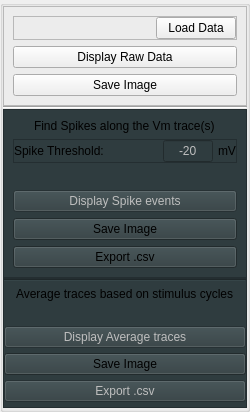
                  <widget class="QGroupBox" name="DataAnalysis_groupBox">
                   <property name="sizePolicy">
                    <sizepolicy hsizetype="Fixed" vsizetype="Preferred">
                     <horstretch>0</horstretch>
                     <verstretch>0</verstretch>
                    </sizepolicy>
                   </property>
                   <property name="minimumSize">
                    <size>
                     <width>250</width>
                     <height>0</height>
                    </size>
                   </property>
                   <property name="maximumSize">
                    <size>
                     <width>250</width>
                     <height>16777215</height>
                    </size>
                   </property>
                   <property name="styleSheet">
                    <string notr="true"/>
                   </property>
                   <layout class="QVBoxLayout" name="verticalLayout_34">
                    <property name="spacing">
                     <number>0</number>
                    </property>
                    <property name="leftMargin">
                     <number>0</number>
                    </property>
                    <property name="topMargin">
                     <number>0</number>
                    </property>
                    <property name="rightMargin">
                     <number>0</number>
                    </property>
                    <property name="bottomMargin">
                     <number>1</number>
                    </property>
                    <item>
                     <widget class="QFrame" name="DataAnalysis_LoadData_frame">
                      <property name="frameShape">
                       <enum>QFrame::StyledPanel</enum>
                      </property>
                      <property name="frameShadow">
                       <enum>QFrame::Raised</enum>
                      </property>
                      <layout class="QVBoxLayout" name="verticalLayout_36">
                       <item>
                        <widget class="QFrame" name="DataAnalysis_LoadData_subframe">
                         <property name="frameShape">
                          <enum>QFrame::StyledPanel</enum>
                         </property>
                         <property name="frameShadow">
                          <enum>QFrame::Raised</enum>
                         </property>
                         <layout class="QHBoxLayout" name="horizontalLayout_62">
                          <property name="spacing">
                           <number>0</number>
                          </property>
                          <property name="leftMargin">
                           <number>0</number>
                          </property>
                          <property name="topMargin">
                           <number>0</number>
                          </property>
                          <property name="rightMargin">
                           <number>0</number>
                          </property>
                          <property name="bottomMargin">
                           <number>0</number>
                          </property>
                          <item>
                           <widget class="QLabel" name="DataAnalysis_LoadData_label">
                            <property name="sizePolicy">
                             <sizepolicy hsizetype="Expanding" vsizetype="Preferred">
                              <horstretch>0</horstretch>
                              <verstretch>0</verstretch>
                             </sizepolicy>
                            </property>
                            <property name="text">
                             <string/>
                            </property>
                            <property name="wordWrap">
                             <bool>true</bool>
                            </property>
                           </widget>
                          </item>
                          <item>
                           <widget class="QPushButton" name="DataAnalysis_LoadData_pushButton">
                            <property name="text">
                             <string>Load Data</string>
                            </property>
                           </widget>
                          </item>
                         </layout>
                        </widget>
                       </item>
                       <item>
                        <widget class="QPushButton" name="DataAnalysis_LoadData_Display_pushButton">
                         <property name="text">
                          <string>Display Raw Data</string>
                         </property>
                        </widget>
                       </item>
                       <item>
                        <widget class="QPushButton" name="DataAnalysis_SaveImage_pushButton">
                         <property name="text">
                          <string>Save Image</string>
                         </property>
                        </widget>
                       </item>
                      </layout>
                     </widget>
                    </item>
                    <item>
                     <widget class="Line" name="DataAnalysis_LoadData_line">
                      <property name="orientation">
                       <enum>Qt::Horizontal</enum>
                      </property>
                     </widget>
                    </item>
                    <item>
                     <widget class="QFrame" name="DataAnalysis_Spike_frame">
                      <property name="styleSheet">
                       <string notr="true">background-color: rgb(47,60,63);
</string>
                      </property>
                      <property name="frameShape">
                       <enum>QFrame::StyledPanel</enum>
                      </property>
                      <property name="frameShadow">
                       <enum>QFrame::Raised</enum>
                      </property>
                      <layout class="QVBoxLayout" name="verticalLayout_41">
                       <item alignment="Qt::AlignHCenter">
                        <widget class="QLabel" name="DataAnalysis_Spike_label">
                         <property name="text">
                          <string>Find Spikes along the Vm trace(s)</string>
                         </property>
                        </widget>
                       </item>
                       <item>
                        <widget class="QFrame" name="DataAnalysis_Spike_subframe">
                         <property name="frameShape">
                          <enum>QFrame::StyledPanel</enum>
                         </property>
                         <property name="frameShadow">
                          <enum>QFrame::Raised</enum>
                         </property>
                         <layout class="QHBoxLayout" name="horizontalLayout_69">
                          <property name="spacing">
                           <number>5</number>
                          </property>
                          <property name="leftMargin">
                           <number>0</number>
                          </property>
                          <property name="topMargin">
                           <number>0</number>
                          </property>
                          <property name="rightMargin">
                           <number>0</number>
                          </property>
                          <property name="bottomMargin">
                           <number>0</number>
                          </property>
                          <item>
                           <widget class="QLabel" name="DataAnalysis_Spike_threshold_label">
                            <property name="sizePolicy">
                             <sizepolicy hsizetype="Expanding" vsizetype="Preferred">
                              <horstretch>0</horstretch>
                              <verstretch>0</verstretch>
                             </sizepolicy>
                            </property>
                            <property name="text">
                             <string>Spike Threshold: </string>
                            </property>
                           </widget>
                          </item>
                          <item alignment="Qt::AlignRight">
                           <widget class="QLineEdit" name="DataAnalysis_Spike_lineEdit">
                            <property name="enabled">
                             <bool>false</bool>
                            </property>
                            <property name="sizePolicy">
                             <sizepolicy hsizetype="Fixed" vsizetype="Fixed">
                              <horstretch>0</horstretch>
                              <verstretch>0</verstretch>
                             </sizepolicy>
                            </property>
                            <property name="minimumSize">
                             <size>
                              <width>50</width>
                              <height>0</height>
                             </size>
                            </property>
                            <property name="maximumSize">
                             <size>
                              <width>50</width>
                              <height>16777215</height>
                             </size>
                            </property>
                            <property name="text">
                             <string>-20</string>
                            </property>
                            <property name="alignment">
                             <set>Qt::AlignCenter</set>
                            </property>
                           </widget>
                          </item>
                          <item alignment="Qt::AlignRight">
                           <widget class="QLabel" name="DataAnalysis_Spike_mV_label">
                            <property name="text">
                             <string>mV</string>
                            </property>
                           </widget>
                          </item>
                         </layout>
                        </widget>
                       </item>
                       <item>
                        <widget class="QLabel" name="DataAnalysis_Spike_result_label">
                         <property name="font">
                          <font>
                           <pointsize>10</pointsize>
                           <bold>true</bold>
                          </font>
                         </property>
                         <property name="styleSheet">
                          <string notr="true"/>
                         </property>
                         <property name="text">
                          <string/>
                         </property>
                         <property name="alignment">
                          <set>Qt::AlignCenter</set>
                         </property>
                        </widget>
                       </item>
                       <item>
                        <widget class="QPushButton" name="DataAnalysis_Spike_Display_pushButton">
                         <property name="enabled">
                          <bool>false</bool>
                         </property>
                         <property name="text">
                          <string>Display Spike events</string>
                         </property>
                        </widget>
                       </item>
                       <item>
                        <widget class="QPushButton" name="DataAnalysis_Spike_SaveImage_pushButton">
                         <property name="text">
                          <string>Save Image</string>
                         </property>
                        </widget>
                       </item>
                       <item>
                        <widget class="QPushButton" name="DataAnalysis_Spike_Export_pushButton">
                         <property name="text">
                          <string>Export .csv</string>
                         </property>
                        </widget>
                       </item>
                      </layout>
                     </widget>
                    </item>
                    <item>
                     <widget class="QFrame" name="DataAnalysis_Average_frame">
                      <property name="styleSheet">
                       <string notr="true">background-color: rgb(47,60,63);
</string>
                      </property>
                      <property name="frameShape">
                       <enum>QFrame::StyledPanel</enum>
                      </property>
                      <property name="frameShadow">
                       <enum>QFrame::Raised</enum>
                      </property>
                      <layout class="QVBoxLayout" name="verticalLayout_40">
                       <property name="spacing">
                        <number>5</number>
                       </property>
                       <property name="leftMargin">
                        <number>0</number>
                       </property>
                       <property name="topMargin">
                        <number>0</number>
                       </property>
                       <property name="rightMargin">
                        <number>0</number>
                       </property>
                       <property name="bottomMargin">
                        <number>5</number>
                       </property>
                       <item>
                        <widget class="Line" name="DataAnalysis_Spike_line">
                         <property name="orientation">
                          <enum>Qt::Horizontal</enum>
                         </property>
                        </widget>
                       </item>
                       <item alignment="Qt::AlignHCenter">
                        <widget class="QLabel" name="DataAnalysis_Average_result_label">
                         <property name="text">
                          <string>Average traces based on stimulus cycles</string>
                         </property>
                        </widget>
                       </item>
                       <item>
                        <widget class="QLabel" name="DataAnalysis_Average_label">
                         <property name="font">
                          <font>
                           <pointsize>10</pointsize>
                           <bold>true</bold>
                          </font>
                         </property>
                         <property name="styleSheet">
                          <string notr="true"/>
                         </property>
                         <property name="text">
                          <string/>
                         </property>
                         <property name="alignment">
                          <set>Qt::AlignCenter</set>
                         </property>
                        </widget>
                       </item>
                       <item>
                        <widget class="QPushButton" name="DataAnalysis_Average_Display_pushButton">
                         <property name="enabled">
                          <bool>false</bool>
                         </property>
                         <property name="text">
                          <string>Display Average traces</string>
                         </property>
                        </widget>
                       </item>
                       <item>
                        <widget class="QPushButton" name="DataAnalysis_Average_SaveImage_pushButton">
                         <property name="text">
                          <string>Save Image</string>
                         </property>
                        </widget>
                       </item>
                       <item>
                        <widget class="QPushButton" name="DataAnalysis_Average_Save_pushButton">
                         <property name="enabled">
                          <bool>false</bool>
                         </property>
                         <property name="text">
                          <string>Export .csv</string>
                         </property>
                        </widget>
                       </item>
                      </layout>
                     </widget>
                    </item>
                   </layout>
                  </widget>
